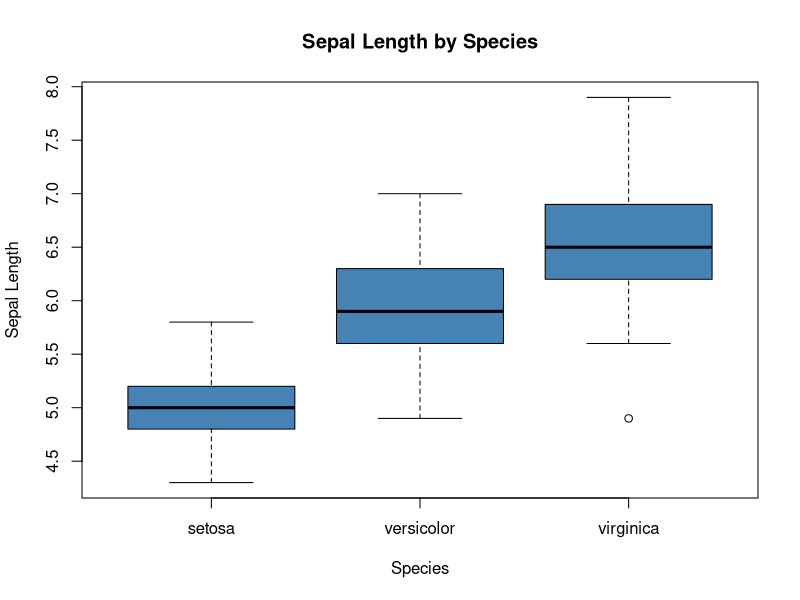

Source code (R):
#create scatterplot of sepal width vs. sepal length
boxplot(Sepal.Length~Species,
        data=iris,
        main='Sepal Length by Species',
        xlab='Species',
        ylab='Sepal Length',
        col='steelblue',
        border='black')